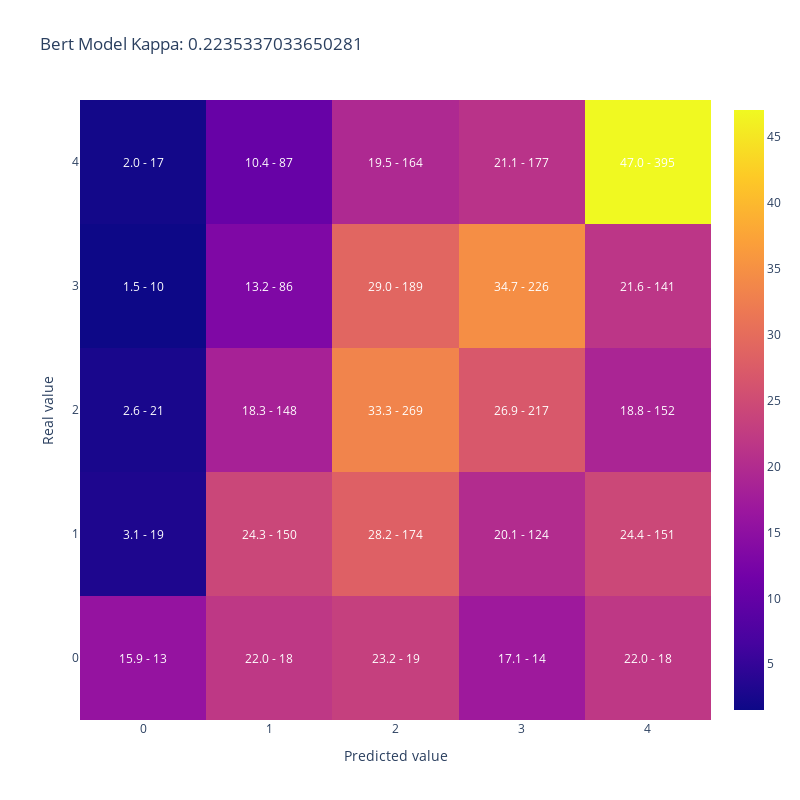

The cell this chart's notebook holds for it:
### Code cell
plot_confusion_matrix(merged_datasets['AdoptionSpeed'],
                      merged_datasets['bert_pred'], 
                    title = 'Bert Model Kappa: ' + str(cohen_kappa_score(merged_datasets['AdoptionSpeed'],
                                                                    merged_datasets['bert_pred'], 
                                                                    weights='quadratic')))

### Figure 1 — Plotly figure (JSON) as saved in the notebook; plotly's stock layout.template omitted (floating-point values rounded to 4 significant figures)
{"data": [{"type": "heatmap", "x": [0, 1, 2, 3, 4], "y": [0, 1, 2, 3, 4], "z": [[15.85, 21.95, 23.17, 17.07, 21.95], [3.074, 24.27, 28.16, 20.06, 24.43], [2.602, 18.34, 33.33, 26.89, 18.84], [1.534, 13.19, 28.99, 34.66, 21.63], [2.024, 10.36, 19.52, 21.07, 47.02]]}], "layout": {"annotations": [{"font": {"color": "white"}, "showarrow": false, "text": "15.9 - 13", "x": 0, "xref": "x", "y": 0, "yref": "y"}, {"font": {"color": "white"}, "showarrow": false, "text": "22.0 - 18", "x": 1, "xref": "x", "y": 0, "yref": "y"}, {"font": {"color": "white"}, "showarrow": false, "text": "23.2 - 19", "x": 2, "xref": "x", "y": 0, "yref": "y"}, {"font": {"color": "white"}, "showarrow": false, "text": "17.1 - 14", "x": 3, "xref": "x", "y": 0, "yref": "y"}, {"font": {"color": "white"}, "showarrow": false, "text": "22.0 - 18", "x": 4, "xref": "x", "y": 0, "yref": "y"}, {"font": {"color": "white"}, "showarrow": false, "text": "3.1 - 19", "x": 0, "xref": "x", "y": 1, "yref": "y"}, {"font": {"color": "white"}, "showarrow": false, "text": "24.3 - 150", "x": 1, "xref": "x", "y": 1, "yref": "y"}, {"font": {"color": "white"}, "showarrow": false, "text": "28.2 - 174", "x": 2, "xref": "x", "y": 1, "yref": "y"}, {"font": {"color": "white"}, "showarrow": false, "text": "20.1 - 124", "x": 3, "xref": "x", "y": 1, "yref": "y"}, {"font": {"color": "white"}, "showarrow": false, "text": "24.4 - 151", "x": 4, "xref": "x", "y": 1, "yref": "y"}, {"font": {"color": "white"}, "showarrow": false, "text": "2.6 - 21", "x": 0, "xref": "x", "y": 2, "yref": "y"}, {"font": {"color": "white"}, "showarrow": false, "text": "18.3 - 148", "x": 1, "xref": "x", "y": 2, "yref": "y"}, {"font": {"color": "white"}, "showarrow": false, "text": "33.3 - 269", "x": 2, "xref": "x", "y": 2, "yref": "y"}, {"font": {"color": "white"}, "showarrow": false, "text": "26.9 - 217", "x": 3, "xref": "x", "y": 2, "yref": "y"}, {"font": {"color": "white"}, "showarrow": false, "text": "18.8 - 152", "x": 4, "xref": "x", "y": 2, "yref": "y"}, {"font": {"color": "white"}, "showarrow": false, "text": "1.5 - 10", "x": 0, "xref": "x", "y": 3, "yref": "y"}, {"font": {"color": "white"}, "showarrow": false, "text": "13.2 - 86", "x": 1, "xref": "x", "y": 3, "yref": "y"}, {"font": {"color": "white"}, "showarrow": false, "text": "29.0 - 189", "x": 2, "xref": "x", "y": 3, "yref": "y"}, {"font": {"color": "white"}, "showarrow": false, "text": "34.7 - 226", "x": 3, "xref": "x", "y": 3, "yref": "y"}, {"font": {"color": "white"}, "showarrow": false, "text": "21.6 - 141", "x": 4, "xref": "x", "y": 3, "yref": "y"}, {"font": {"color": "white"}, "showarrow": false, "text": "2.0 - 17", "x": 0, "xref": "x", "y": 4, "yref": "y"}, {"font": {"color": "white"}, "showarrow": false, "text": "10.4 - 87", "x": 1, "xref": "x", "y": 4, "yref": "y"}, {"font": {"color": "white"}, "showarrow": false, "text": "19.5 - 164", "x": 2, "xref": "x", "y": 4, "yref": "y"}, {"font": {"color": "white"}, "showarrow": false, "text": "21.1 - 177", "x": 3, "xref": "x", "y": 4, "yref": "y"}, {"font": {"color": "white"}, "showarrow": false, "text": "47.0 - 395", "x": 4, "xref": "x", "y": 4, "yref": "y"}], "height": 800, "title": {"text": "Bert Model Kappa: 0.2235337033650281"}, "width": 800, "xaxis": {"title": {"text": "Predicted value"}}, "yaxis": {"title": {"text": "Real value"}}}}
